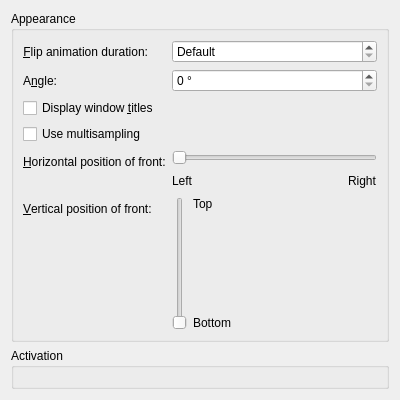
<?xml version="1.0" encoding="UTF-8"?>
<ui version="4.0">
 <class>KWin::FlipSwitchEffectConfigForm</class>
 <widget class="QWidget" name="KWin::FlipSwitchEffectConfigForm">
  <property name="geometry">
   <rect>
    <x>0</x>
    <y>0</y>
    <width>400</width>
    <height>400</height>
   </rect>
  </property>
  <layout class="QVBoxLayout">
   <item>
    <widget class="QGroupBox" name="groupBox">
     <property name="title">
      <string>Appearance</string>
     </property>
     <layout class="QFormLayout" name="formLayout">
      <item row="0" column="0">
       <widget class="QLabel" name="label_3">
        <property name="text">
         <string>&amp;Flip animation duration:</string>
        </property>
        <property name="alignment">
         <set>Qt::AlignRight|Qt::AlignTrailing|Qt::AlignVCenter</set>
        </property>
        <property name="buddy">
         <cstring>kcfg_Duration</cstring>
        </property>
       </widget>
      </item>
      <item row="0" column="1">
       <widget class="QSpinBox" name="kcfg_Duration">
        <property name="sizePolicy">
         <sizepolicy hsizetype="Expanding" vsizetype="Fixed">
          <horstretch>0</horstretch>
          <verstretch>0</verstretch>
         </sizepolicy>
        </property>
        <property name="specialValueText">
         <string comment="Duration of flip animation">Default</string>
        </property>
        <property name="maximum">
         <number>5000</number>
        </property>
        <property name="singleStep">
         <number>10</number>
        </property>
       </widget>
      </item>
      <item row="1" column="0">
       <widget class="QLabel" name="label">
        <property name="text">
         <string>A&amp;ngle:</string>
        </property>
        <property name="buddy">
         <cstring>kcfg_Angle</cstring>
        </property>
       </widget>
      </item>
      <item row="1" column="1">
       <widget class="QSpinBox" name="kcfg_Angle">
        <property name="sizePolicy">
         <sizepolicy hsizetype="Expanding" vsizetype="Fixed">
          <horstretch>0</horstretch>
          <verstretch>0</verstretch>
         </sizepolicy>
        </property>
        <property name="suffix">
         <string> °</string>
        </property>
        <property name="maximum">
         <number>360</number>
        </property>
       </widget>
      </item>
      <item row="4" column="0">
       <widget class="QLabel" name="label_2">
        <property name="text">
         <string>&amp;Horizontal position of front:</string>
        </property>
        <property name="buddy">
         <cstring>kcfg_XPosition</cstring>
        </property>
       </widget>
      </item>
      <item row="4" column="1">
       <layout class="QVBoxLayout" name="verticalLayout_2">
        <item>
         <widget class="QSlider" name="kcfg_XPosition">
          <property name="maximum">
           <number>100</number>
          </property>
          <property name="orientation">
           <enum>Qt::Horizontal</enum>
          </property>
         </widget>
        </item>
        <item>
         <layout class="QHBoxLayout" name="horizontalLayout">
          <item>
           <widget class="QLabel" name="label_4">
            <property name="text">
             <string>Left</string>
            </property>
           </widget>
          </item>
          <item>
           <spacer name="horizontalSpacer">
            <property name="orientation">
             <enum>Qt::Horizontal</enum>
            </property>
            <property name="sizeHint" stdset="0">
             <size>
              <width>40</width>
              <height>20</height>
             </size>
            </property>
           </spacer>
          </item>
          <item>
           <widget class="QLabel" name="label_5">
            <property name="text">
             <string>Right</string>
            </property>
           </widget>
          </item>
         </layout>
        </item>
       </layout>
      </item>
      <item row="8" column="0">
       <widget class="QLabel" name="label_6">
        <property name="text">
         <string>&amp;Vertical position of front:</string>
        </property>
        <property name="buddy">
         <cstring>kcfg_YPosition</cstring>
        </property>
       </widget>
      </item>
      <item row="8" column="1">
       <layout class="QHBoxLayout" name="horizontalLayout_2">
        <item>
         <widget class="QSlider" name="kcfg_YPosition">
          <property name="maximum">
           <number>100</number>
          </property>
          <property name="orientation">
           <enum>Qt::Vertical</enum>
          </property>
         </widget>
        </item>
        <item>
         <layout class="QVBoxLayout" name="verticalLayout_3">
          <item>
           <widget class="QLabel" name="label_7">
            <property name="text">
             <string>Top</string>
            </property>
           </widget>
          </item>
          <item>
           <spacer name="verticalSpacer">
            <property name="orientation">
             <enum>Qt::Vertical</enum>
            </property>
            <property name="sizeHint" stdset="0">
             <size>
              <width>20</width>
              <height>40</height>
             </size>
            </property>
           </spacer>
          </item>
          <item>
           <widget class="QLabel" name="label_8">
            <property name="text">
             <string>Bottom</string>
            </property>
           </widget>
          </item>
         </layout>
        </item>
       </layout>
      </item>
      <item row="2" column="0" colspan="2">
       <widget class="QCheckBox" name="kcfg_WindowTitle">
        <property name="text">
         <string>Display window &amp;titles</string>
        </property>
        <property name="shortcut">
         <string/>
        </property>
       </widget>
      </item>
      <item row="3" column="0" colspan="2">
       <widget class="QCheckBox" name="kcfg_Multisampling">
        <property name="text">
         <string>Use multisampling</string>
        </property>
       </widget>
      </item>
     </layout>
    </widget>
   </item>
   <item>
    <widget class="QGroupBox" name="groupBox_2">
     <property name="title">
      <string>Activation</string>
     </property>
     <layout class="QGridLayout" name="gridLayout_2">
      <item row="0" column="0" colspan="2">
       <widget class="KShortcutsEditor" name="shortcutEditor">
        <property name="sizePolicy">
         <sizepolicy hsizetype="Preferred" vsizetype="Preferred">
          <horstretch>0</horstretch>
          <verstretch>0</verstretch>
         </sizepolicy>
        </property>
       </widget>
      </item>
     </layout>
    </widget>
   </item>
  </layout>
 </widget>
 <customwidgets>
  <customwidget>
   <class>KShortcutsEditor</class>
   <extends>QWidget</extends>
   <header>kshortcutseditor.h</header>
   <container>1</container>
  </customwidget>
 </customwidgets>
 <tabstops>
  <tabstop>kcfg_Duration</tabstop>
 </tabstops>
 <resources/>
 <connections/>
</ui>
